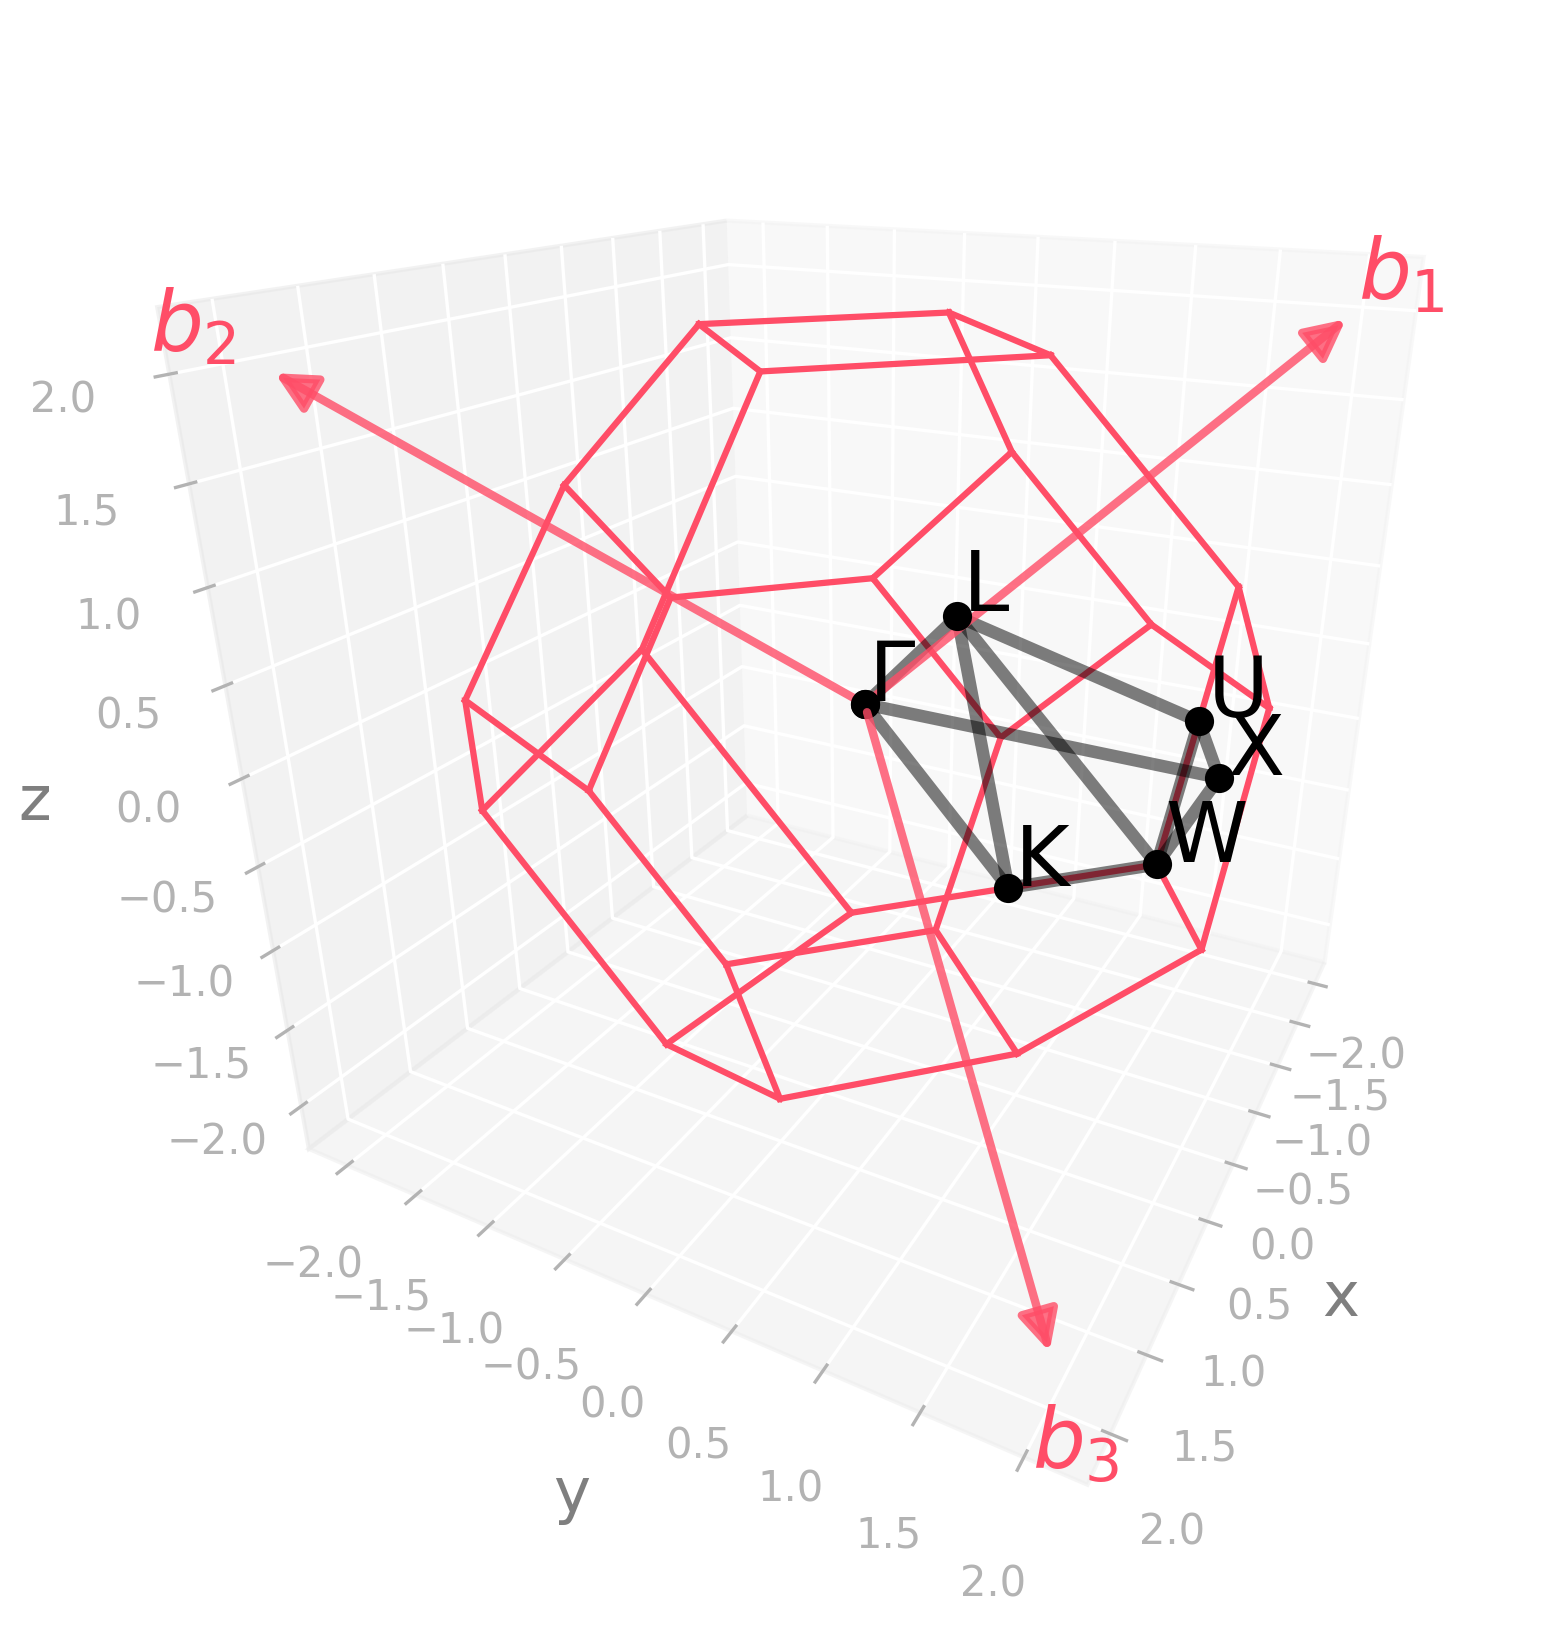

Generate this figure with Python:
import radtools as rad

l = rad.lattice_example("FCC")
backend = rad.PlotlyBackend()
backend.plot(l, kind="brillouin-kpath")
# Save an image:
backend.save("fcc_brillouin.png")
# Interactive plot:
backend.show()
